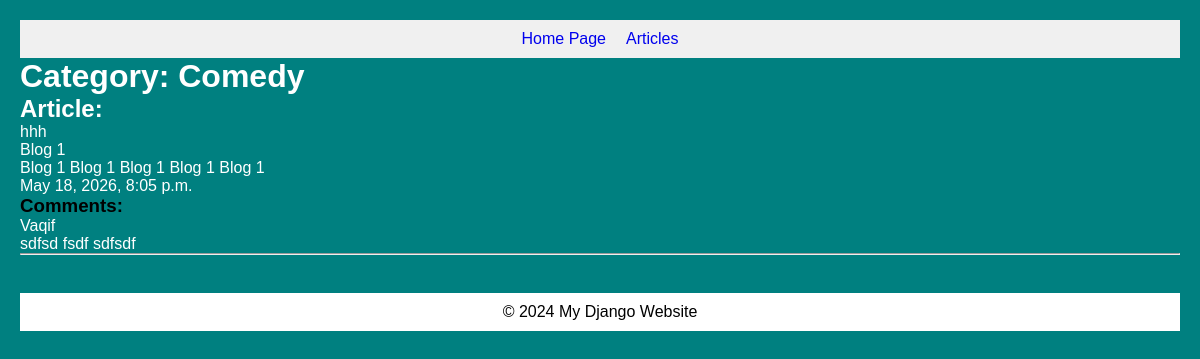
Screenshot of /article-detail/1 with the database file from the repository.
### article/models.py (models this page shows, shortened)
class Article(models.Model):
    author = models.ForeignKey(
        "auth.User", on_delete=models.CASCADE, verbose_name="Yazar"
    )
    title = models.CharField(max_length=150, verbose_name="Başlıq")  # input
    content = models.TextField(verbose_name="Məzmun")  # textarea
    category = models.ForeignKey(Category, on_delete=models.CASCADE, related_name="articles")
    created_date = models.DateTimeField(auto_now_add=True)

class Category(models.Model):
    name = models.CharField(max_length=20, verbose_name="Kateqoriya adi")

class Comment(models.Model):
    author = models.CharField(max_length=30, verbose_name="Commentin Yazari")
    content = models.TextField(max_length=500, verbose_name="Comment")
    article = models.ForeignKey(
        Article,
        on_delete=models.CASCADE,
        related_name="comments",
        verbose_name="Meqaleler",
    )

### article/views.py (the view)
# urls.py: path("article-detail/<int:id>", views.article__detail__view, name="article-detail"),
def article__detail__view(request, id):
    article = Article.objects.get(id=id)
    comments = article.comments.all()
    category = article.category
    context = {"article": article, "comments": comments, "category": category}
    return render(request, "article_detail.html", context)

### templates/article_detail.html (shortened to what this page needs)
{% extends "layout.html" %}
{% block body %}
<h1>Category: {{ article.category.name }}</h1>
<h2>Article:</h2>
<ul>
    <li>{{ article.author }}</li>
    <li>{{ article.title }}</li>
    <li>{{ article.content }}</li>
    <li>{{ article.created_date }}</li>
    <li>
        <ul>
            <h3 style="color: black; font-weight: 800;">Comments: </h3>
            {% for comment in article.comments.all %}
            <li>{{ comment.author }}</li>
            <li>{{ comment.content }}</li>
            <hr>
            <br>
            {% endfor %}
        </ul>
    </li>
</ul>
{% endblock body %}

### static/css/style.css (style rules this page uses)
* { margin: 0; padding: 0; box-sizing: border-box; text-decoration: none; list-style: none; }
body { font-family: Arial, sans-serif; background-color: teal; color: white; margin: 20px; }

### rows the page displays
Article: category.name "Comedy", author "hhh", title "Blog 1", content "Blog 1 Blog 1 Blog 1 Blog 1 Blog 1", created_date "May 18, 2026, 8:05 p.m."
Comment: author "Vaqif", content "sdfsd fsdf sdfsdf"
